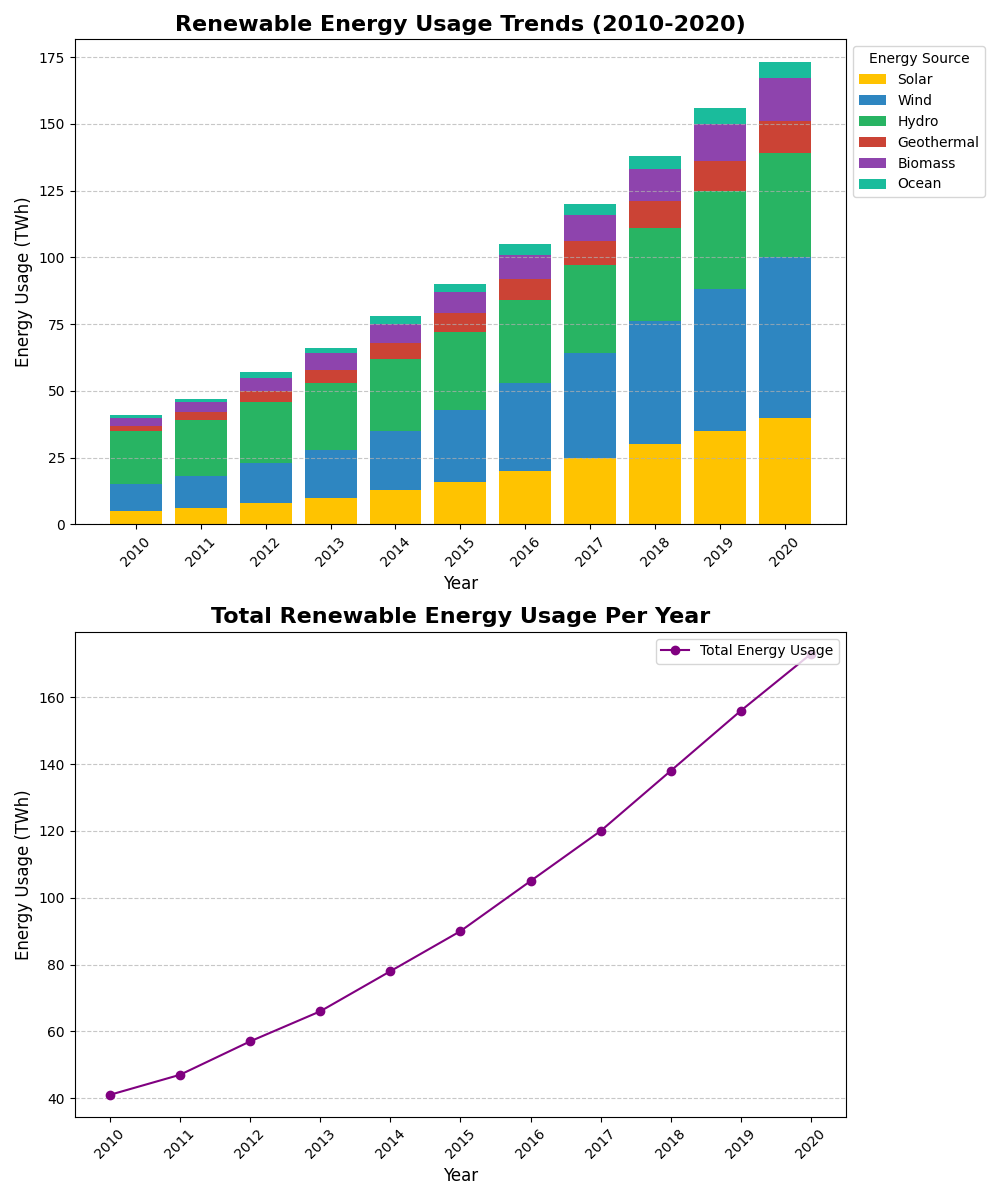

The Python source for this figure:
import matplotlib.pyplot as plt
import numpy as np

years = np.arange(2010, 2021)

solar_energy = [5, 6, 8, 10, 13, 16, 20, 25, 30, 35, 40]
wind_energy = [10, 12, 15, 18, 22, 27, 33, 39, 46, 53, 60]
hydro_energy = [20, 21, 23, 25, 27, 29, 31, 33, 35, 37, 39]
geothermal_energy = [2, 3, 4, 5, 6, 7, 8, 9, 10, 11, 12]

# New energy sources
biomass_energy = [3, 4, 5, 6, 7, 8, 9, 10, 12, 14, 16]
ocean_energy = [1, 1, 2, 2, 3, 3, 4, 4, 5, 6, 6]

total_energy_usage = (np.array(solar_energy) +
                      np.array(wind_energy) +
                      np.array(hydro_energy) +
                      np.array(geothermal_energy) +
                      np.array(biomass_energy) +
                      np.array(ocean_energy))

fig, (ax1, ax2) = plt.subplots(2, 1, figsize=(10, 12))

ax1.bar(years, solar_energy, label='Solar', color='#FFC300')
ax1.bar(years, wind_energy, bottom=solar_energy, label='Wind', color='#2E86C1')
ax1.bar(years, hydro_energy, bottom=np.array(solar_energy) + np.array(wind_energy), label='Hydro', color='#28B463')
ax1.bar(years, geothermal_energy, 
        bottom=np.array(solar_energy) + np.array(wind_energy) + np.array(hydro_energy), 
        label='Geothermal', color='#CB4335')
ax1.bar(years, biomass_energy, 
        bottom=np.array(solar_energy) + np.array(wind_energy) + np.array(hydro_energy) + np.array(geothermal_energy), 
        label='Biomass', color='#8E44AD')
ax1.bar(years, ocean_energy, 
        bottom=np.array(solar_energy) + np.array(wind_energy) + np.array(hydro_energy) + np.array(geothermal_energy) + np.array(biomass_energy), 
        label='Ocean', color='#1ABC9C')

ax1.set_title("Renewable Energy Usage Trends (2010-2020)", fontsize=16, fontweight='bold')
ax1.set_xlabel("Year", fontsize=12)
ax1.set_ylabel("Energy Usage (TWh)", fontsize=12)
ax1.set_xticks(years)
ax1.set_xticklabels(years, rotation=45)
ax1.legend(title='Energy Source', loc='upper left', bbox_to_anchor=(1, 1))
ax1.grid(True, axis='y', linestyle='--', alpha=0.7)

ax2.plot(years, total_energy_usage, marker='o', linestyle='-', color='purple', label='Total Energy Usage')
ax2.set_title("Total Renewable Energy Usage Per Year", fontsize=16, fontweight='bold')
ax2.set_xlabel("Year", fontsize=12)
ax2.set_ylabel("Energy Usage (TWh)", fontsize=12)
ax2.set_xticks(years)
ax2.set_xticklabels(years, rotation=45)
ax2.legend(loc='upper right')
ax2.grid(True, axis='y', linestyle='--', alpha=0.7)

plt.tight_layout()
plt.show()
